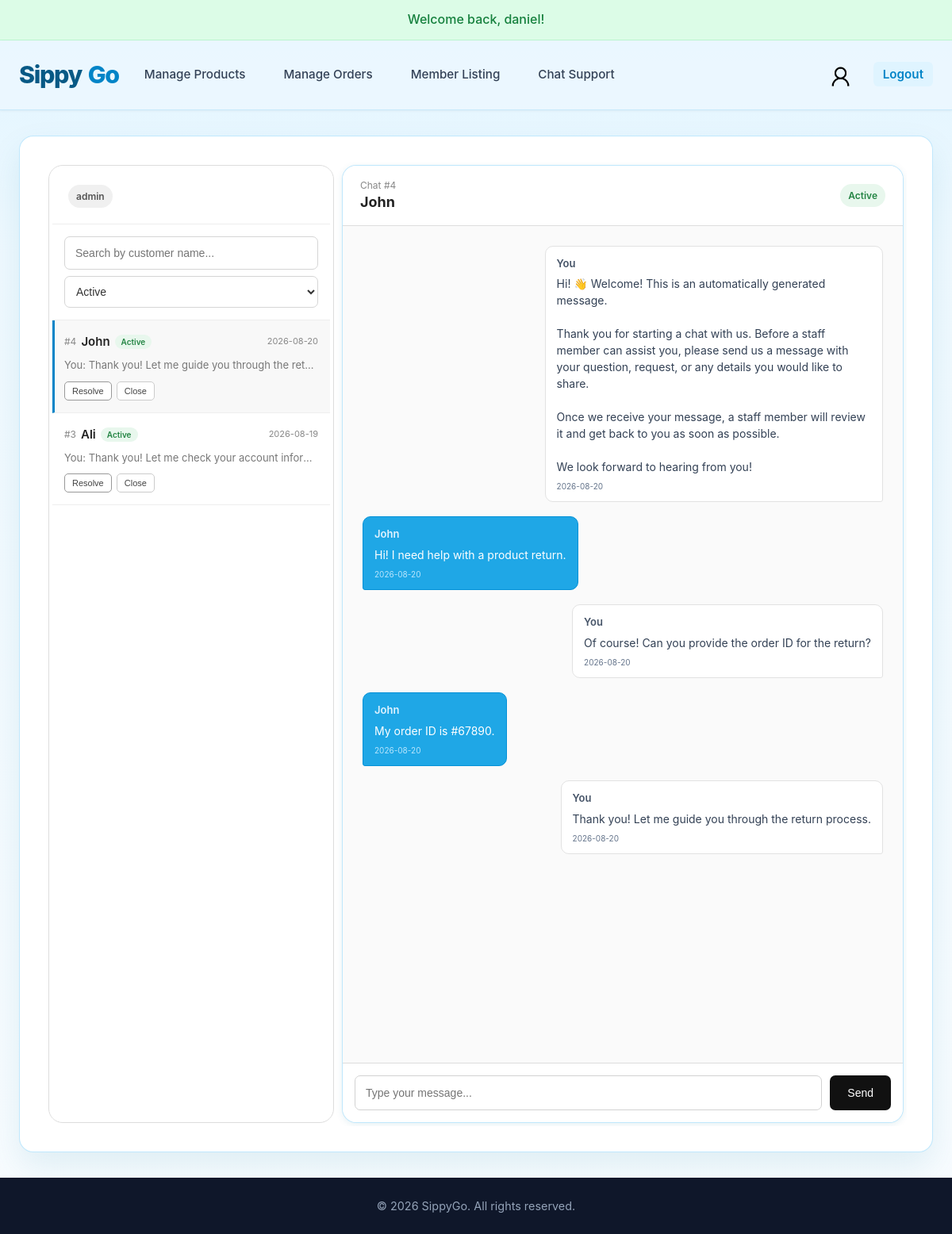
The app's page /live_chat.php (signed in) with its own data.
### tables this page shows
CREATE TABLE IF NOT EXISTS chat_sessions (
    chat_session_id INT AUTO_INCREMENT PRIMARY KEY,
    user_id INT NOT NULL,
    status INT NOT NULL DEFAULT 1,  
    created_at TIMESTAMP DEFAULT CURRENT_TIMESTAMP,
    updated_at TIMESTAMP DEFAULT CURRENT_TIMESTAMP ON UPDATE CURRENT_TIMESTAMP,

    FOREIGN KEY (user_id) REFERENCES users(user_id) ON DELETE CASCADE
);

CREATE TABLE `users` (
  `user_id` INT(11) NOT NULL AUTO_INCREMENT,
  `username` VARCHAR(50) NOT NULL UNIQUE,
  `email` VARCHAR(100) NOT NULL UNIQUE,
  `password` VARCHAR(255) NOT NULL,
  `role` VARCHAR(50) NOT NULL DEFAULT 'member',
  `profilepic` VARCHAR(255) DEFAULT NULL,
  `reward_points` INT UNSIGNED NOT NULL DEFAULT 0,
  `created_at` TIMESTAMP DEFAULT CURRENT_TIMESTAMP,
  `failed_attempts` INT NOT NULL DEFAULT 0,
  `locked_until` DATETIME DEFAULT NULL,
  PRIMARY KEY (`user_id`)
);

CREATE TABLE IF NOT EXISTS chat_messages (
    chat_message_id INT AUTO_INCREMENT PRIMARY KEY,
    chat_session_id INT NOT NULL,
    user_id INT NOT NULL,
    message VARCHAR(1000) NOT NULL,
    created_at DATETIME DEFAULT CURRENT_TIMESTAMP,
    
    FOREIGN KEY (chat_session_id) REFERENCES chat_sessions(chat_session_id) ON DELETE CASCADE,
    FOREIGN KEY (user_id) REFERENCES users(user_id) ON DELETE CASCADE
);

### _base.php (called while the page is built, shortened)
<?php
function req($key, $value = null) {
    $value = $_REQUEST[$key] ?? $value;
    return is_array($value) ? array_map('trim', $value) : trim($value);
}
function encode($value) {
    return htmlentities($value);
}

### live_chat.php (the view, shortened to what this page needs)
<?php
require_once '_base.php';
$users = $_SESSION['users'];
$user_id = $users->user_id;
$user_role = $users->role;
$user_is_admin = $user_role === 'admin';
?>
<?php
$chatStatus = intval(req('status', 1));
$selectedChatId = intval(req('chat', 0));
$messages = [];
$chatSessionsStmt = $_db->prepare("
    SELECT
        cs.chat_session_id,
        cs.user_id,
        u.username,
        cs.status,
        cs.created_at,
        cs.updated_at,
        (
            SELECT cm.message
            FROM chat_messages cm
            WHERE cm.chat_session_id = cs.chat_session_id
            ORDER BY cm.created_at DESC
            LIMIT 1
        ) AS last_message,
        (
            SELECT
                CASE
                    WHEN (:isAdmin = 1 AND u.role = 'admin')
                        OR (cm.user_id = :userId)
                        THEN 'You'
                    WHEN (:isAdmin <> 1 AND u.role = 'admin')
                        THEN 'Support Staff'
                    ELSE u.username
                END
            FROM chat_messages cm
            INNER JOIN users u
                ON u.user_id = cm.user_id
            WHERE cm.chat_session_id = cs.chat_session_id
            ORDER BY cm.created_at DESC
            LIMIT 1
        ) AS last_message_sender,
        (
            SELECT cm.created_at
            FROM chat_messages cm
            WHERE cm.chat_session_id = cs.chat_session_id
            ORDER BY cm.created_at DESC
            LIMIT 1
        ) AS last_message_at
    FROM chat_sessions cs
    INNER JOIN users u
        ON u.user_id = cs.user_id
    WHERE
        :chatStatus IN (cs.status, -1)
    AND (
        :isAdmin = 1
        OR cs.user_id = :userId
    )
    ORDER BY COALESCE(last_message_at, cs.created_at) DESC
");
$chatSessionsStmt->execute([
    ':isAdmin' => (int)$user_is_admin,
    ':userId' => (int)$user_id,
    ':chatStatus' => (int)$chatStatus,
]);
$chatSessions = $chatSessionsStmt->fetchAll(PDO::FETCH_ASSOC);
if ($user_is_admin) {
    if (!empty($chatSessions)) {
        $selectedChatExists = false;
        if (!$selectedChatExists) {
            $selectedChatId = (int)$chatSessions[0]['chat_session_id'];
        }
    }
    if ($selectedChatId > 0) {
        $messagesStmt = $_db->prepare("
            SELECT
                cm.chat_message_id,
                cm.chat_session_id,
                cm.user_id,
                cm.message,
                cm.created_at,
                CASE
                    WHEN (:isAdmin = 1 AND u.role = 'admin')
                        OR (cm.user_id = :userId)
                        THEN 'You'
                    WHEN (:isAdmin <> 1 AND u.role = 'admin')
                        THEN 'Support Staff'
                    ELSE u.username
                END AS sender_username,
                CASE
                    WHEN u.role = 'admin' THEN 1
                    ELSE 0
                END AS is_admin
            FROM chat_messages cm
            INNER JOIN users u
                ON u.user_id = cm.user_id
            WHERE cm.chat_session_id = :chatSessionId
            ORDER BY cm.created_at ASC
        ");
        $messagesStmt->execute([
            ':isAdmin' => (int)$user_is_admin,
            ':userId' => (int)$user_id,
            ':chatSessionId' => (int)$selectedChatId,
        ]);
        $messages = $messagesStmt->fetchAll(PDO::FETCH_ASSOC);
    }
}
function getStatusLabel(int $status)
{
    switch ($status) {
        case 1:
            return 'Active';
    }
}
function getTimeAgo(string $datetime)
{
    $time = strtotime($datetime);
    $diff = time() - $time;
    return date('Y-m-d', $time);
}
function isToday(string $datetime) {
    $time = strtotime($datetime);
    return date('Y-m-d', $time) === date('Y-m-d');
}
include '_head.php';
?>
<link rel="stylesheet" href="css/live_chat.css">
<?php if ($user_is_admin): ?>
    <div class="live-chat-page">
        <div class="chat-sidebar">
            <div class="chat-sidebar-header">
                <span class="chat-role-badge">
                    <?= $user_role ?>
                </span>
            </div>
            <div class="chat-search">
                <input
                    type="text"
                    id="chatSearch"
                    placeholder="Search by customer name..."
                >
            </div>
            <div class="chat-filter">
                <select id="chatStatus">
                    <option
                        value="1"
                        <?= $chatStatus === 1 ? 'selected' : '' ?>
                    >
                        Active
                    </option>
                </select>
            </div>
            <div class="chat-list" id="chatList">
                <?php if (empty($chatSessions)): ?>
                    <div class="chat-list-empty">
                        No chats available.
                    </div>
                <?php else: ?>
                    <?php foreach ($chatSessions as $chat): ?>
                        <div
                            class="chat-item <?= $selectedChatId == $chat['chat_session_id'] ? 'active' : '' ?>"
                            data-chat-id="<?= $chat['chat_session_id'] ?>"
                            data-status="<?= $chat['status'] ?>"
                            data-last-message-at="<?= encode($chat['last_message_at'] ?? '') ?>"
                        >
                            <div class="chat-item-top">
                                <div class="chat-item-header">
                                    <span class="chat-session-id">
                                        #<?= $chat['chat_session_id'] ?>
                                    </span>
                                    <div class="chat-customer-name">
                                        <?= encode($chat['username']) ?>
                                    </div>
                                    <span class="chat-item-status status-<?= (int)$chat['status'] ?>">
                                        <?= getStatusLabel((int)$chat['status']) ?>
                                    </span>
                                </div>
                                <div class="chat-time">
                                    <?= getTimeAgo($chat['last_message_at'] ?? '') ?>
                                </div>
                            </div>
                            <div class="chat-item-bottom">
                                <span class="chat-last-message">
                                    <?php if (!empty($chat['last_message_sender'])): ?>
                                        <?= encode($chat['last_message_sender']) . ': ' ?>
                                    <?php endif; ?>
                                    <?= encode($chat['last_message'] ?? '') ?>
                                </span>
                            </div>
                            <div class="chat-item-actions">
                                <?php if ($chat['status'] == 1): ?>
                                    <button
                                        type="button"
                                        class="chat-status-btn resolve-btn"
                                        data-chat-id="<?= $chat['chat_session_id'] ?>"
                                    >
                                        Resolve
                                    </button>
                                    <button
                                        type="button"
                                        class="chat-status-btn close-btn"
                                        data-chat-id="<?= $chat['chat_session_id'] ?>"
                                    >
                                        Close
                                    </button>
                                <?php endif; ?>
                            </div>
                        </div>
                    <?php endforeach; ?>
                <?php endif; ?>
            </div>
        </div>
        <main class="chat-content">
            <?php if ($selectedChatId === 0): ?>
                <div class="chat-no-selection">
                    <div class="chat-no-selection-icon">💬</div>
                    <h2>No conversation selected</h2>
                    <p>Select a conversation from the list to start chatting.</p>
                </div>
            <?php else: ?>
                <?php
                    $selectedChat = null;
                    foreach ($chatSessions as $chat) {
                        if ($chat['chat_session_id'] == $selectedChatId) {
                            $selectedChat = $chat;
                            break;
                        }
                    }
                ?>
                <?php if ($selectedChat): ?>
                    <div class="chat-header">
                        <div class="details">
                            <span>
                                Chat #<?= $selectedChat['chat_session_id'] ?>
                            </span>
                            <h2>
                                <?= encode($selectedChat['username']) ?>
                            </h2>
                        </div>
                        <div class="chat-header-status">
                            <span class="status status-<?= (int)$selectedChat['status'] ?>">
                                <?= getStatusLabel((int)$selectedChat['status']) ?>
                            </span>
                        </div>
                    </div>
                    <div class="chat-messages" id="chatMessages">
                        <?php
                            foreach ($messages as $message):
                                $isOwnMessage = $message['user_id'] == $user_id;
                                $isAdminMessage = (bool)$message['is_admin'];
                        ?>
                            <div
                                class="
                                    chat-message-row
                                    <?= $isOwnMessage || ($isAdminMessage && $user_is_admin) ? 'own' : 'other' ?>
                                "
                                data-message-id="<?= (int)$message['chat_message_id'] ?>"
                                <?php if (isToday($message['created_at'])): ?>
                                    data-created-at="<?= encode($message['created_at']) ?>"
                                <?php endif; ?>
                            >
                                <div class="chat-message">
                                    <div class="chat-message-username">
                                        <?= encode($message['sender_username']) ?>
                                    </div>
                                    <div class="chat-message-text">
                                        <?= nl2br(encode($message['message'])) ?>
                                    </div>
                                    <div class="chat-message-time">
                                        <?= getTimeAgo($message['created_at']) ?>
                                    </div>
                                </div>
                            </div>
                        <?php endforeach; ?>
                    </div>
                    <?php if ($selectedChat['status'] == 1): ?>
                        <form
                            id="chatMessageForm"
                            class="chat-input-area"
                            method="post"
                        >
                            <input
                                type="text"
                                name="message"
                                id="chatMessageInput"
                                maxlength="1000"
                                placeholder="Type your message..."
                                autocomplete="off"
                            >
                            <button
                                type="submit"
                                class="chat-send-button"
                            >
                                Send
                            </button>
                        </form>
                    <?php endif; ?>
                <?php endif; ?>
            <?php endif; ?>
        </main>
    </div>
<?php endif; ?>
<?php include '_foot.php'; ?>

### records on screen
chat_sessions: chat_session_id "4", user.username "John", status "Active", last_message_at "2026-08-20", last_message_sender "You", last_message "Thank you! Let me guide you through the ret…"
chat_sessions: chat_session_id "3", user.username "Ali", status "Active", last_message_at "2026-08-19", last_message_sender "You", last_message "Thank you! Let me check your account infor…"
users: username "John"
chat_messages: sender_username "You", message "Hi! 👋 Welcome! This is an automatically generated message. Thank you for starting a chat with us. Before a staff member can assist you, please send us a message with your question, request, or any details you would like to share. Once we receive your message, a staff member will review it and get back to you as soon as possible. We look forward to hearing from you!", created_at "2026-08-20"
chat_messages: sender_username "John", message "Hi! I need help with a product return.", created_at "2026-08-20"
chat_messages: sender_username "You", message "Of course! Can you provide the order ID for the return?", created_at "2026-08-20"
chat_messages: sender_username "John", message "My order ID is #67890.", created_at "2026-08-20"
chat_messages: sender_username "You", message "Thank you! Let me guide you through the return process.", created_at "2026-08-20"

### other values on screen
$error_message ?: temp('info') "Welcome back, daniel!"
$user_role "admin"
